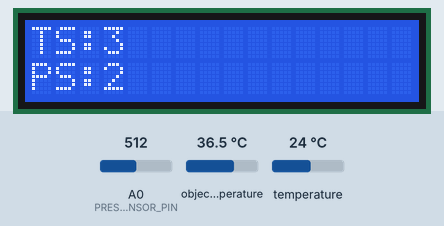
This sketch was run on a simulated ESP8266 (Wemos D1 mini). Shown: 16×2 character LCD. The test bench sets the inputs (shaded band); at power-on: object temperature 36.5 °C, A0 (PRESSURE_SENSOR_PIN) = 512, temperature 24 °C. WiFi joins after 1.5 s; servers stay silent unless stated; uploads are accepted with an empty reply; what the sketch prints to the serial monitor is not drawn.

Above: at 5.6 s.
5.7 s: object temperature set to 20 °C
At 9.3 s:
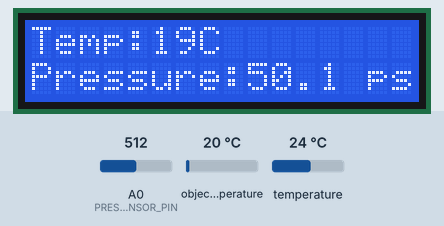
10.5 s: A0 (PRESSURE_SENSOR_PIN) set to 306
At 13.3 s:
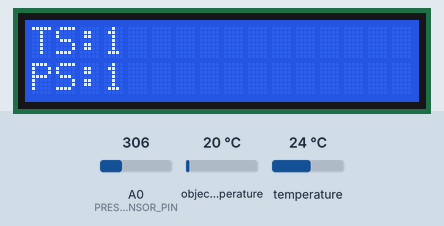
14.4 s: object temperature set to 26 °C
At 17.9 s:
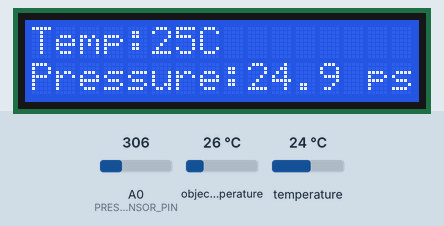
18.4 s: A0 (PRESSURE_SENSOR_PIN) set to 716
At 21.9 s:
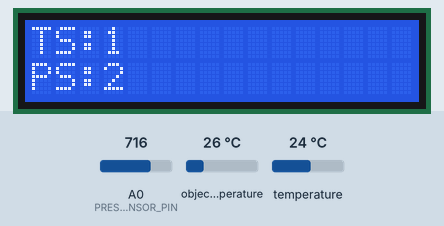
22.3 s: object temperature set to 32 °C
At 25.3 s:
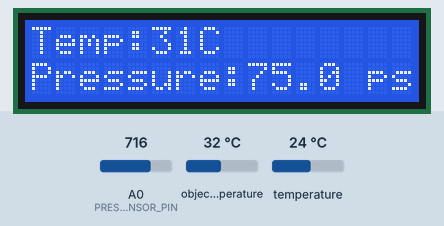
26.2 s: A0 (PRESSURE_SENSOR_PIN) set to 931
At 29.4 s:
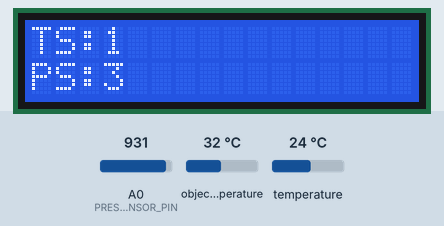
Timing chart, 0 to 30.9 s (numbered marks = the images above; inputs shaded):
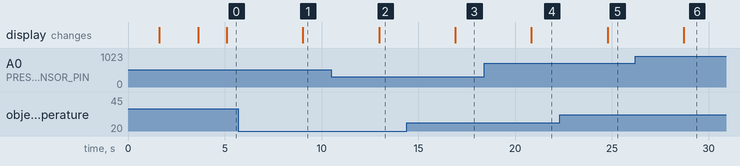

The sketch:

maintenance_kompressor.ino
```cpp
#include <Wire.h>
#include <LiquidCrystal_I2C.h>
#include <ESP8266WiFi.h>
#include <WiFiClientSecure.h>
#include <Adafruit_MLX90614.h>
#include <math.h>

// Pressure sensor pin
#define PRESSURE_SENSOR_PIN A0 // Connect Pressure Sensor OUT pin to A0 (Analog Input) on WeMos D1 R2

// WiFi credentials
const char* ssid = "Fauzi Surya Fazri";
const char* password = "123456789";

// Google Apps Script endpoint
const char* host = "script.google.com";
const int httpsPort = 443;
const char* googleScriptId = "AKfycbzkb6DMZmEyOoM5edeVdXy31ixg6HB5ZUobKO2H7-dggW87dcoPQH6lQmED7bxNtm58iw";

// SHA1 fingerprint of the certificate
const char* fingerprint = "A9:52:08:E0:FC:37:B4:6B:5F:CF:C5:AB:C4:10:C7:D6:00:4D:DC:69";

// I2C pins for WeMos D1 R2
#define I2C_SDA_PIN D2
#define I2C_SCL_PIN D1

// Create instances
Adafruit_MLX90614 mlx = Adafruit_MLX90614();
LiquidCrystal_I2C lcd(0x27, 16, 2);
WiFiClientSecure client;

// Variables for display control
unsigned long previousMillis = 0;
const long interval = 2000; // Interval for switching display (2 seconds)
int displayState = 0;

// Pressure sensor constants
const int pressureZero = 102.4;
const int pressureMax = 921.6;
const int pressuretransducermaxPSI = 100;

void setup() {
    Serial.begin(9600);

    // Initialize the LCD
    lcd.init();
    lcd.backlight();
    lcd.clear();
    lcd.setCursor(0, 0);
    lcd.print("Monitoring");
    lcd.setCursor(0, 1);
    lcd.print("Suhu & Tekanan");

    // Initialize I2C with specified pins
    Wire.begin(I2C_SDA_PIN, I2C_SCL_PIN);

    // Connect to WiFi
    Serial.println();
    Serial.println("Connecting to WiFi...");
    WiFi.begin(ssid, password);

    while (WiFi.status() != WL_CONNECTED) {
        delay(500);
        Serial.print(".");
    }

    Serial.println("");
    Serial.println("WiFi connected");
    Serial.println("IP address: ");
    Serial.println(WiFi.localIP());

    lcd.clear();
    lcd.setCursor(0, 0);
    lcd.print("WiFi Connected");
    lcd.setCursor(0, 1);
    lcd.print("IP:");
    lcd.print(WiFi.localIP());
    delay(2000);
    lcd.clear();

    // Initialize MLX90614 sensor
    if (!mlx.begin()) {
        Serial.println("Error connecting to MLX90614 sensor. Check wiring.");
        while (1);
    }
}

void loop() {
    // Read temperature from MLX90614
    float ambientTemp = mlx.readAmbientTempC();
    float objectTemp = mlx.readObjectTempC();

    int Temperature = (int)objectTemp;

    // Read pressure from Pressure Sensor
    float pressureValue = analogRead(PRESSURE_SENSOR_PIN);
    float pressure = ((pressureValue - pressureZero) * pressuretransducermaxPSI) / (pressureMax - pressureZero);

    int tempStatus = getStatus(Temperature, 33, 35);
    int pressureStatus = getStatus(pressure, 50, 100);

    if (isnan(objectTemp)) {
        Serial.println("Failed to read from MLX90614 sensor!");
        lcd.clear();
        lcd.setCursor(0, 0);
        lcd.print("Sensor Error");
    } else {
        Serial.print("Temperature: ");
        Serial.print(Temperature);
        Serial.print(" °C\tPressure: ");
        Serial.print(pressure);
        Serial.print(" psi\tTemp Status: ");
        Serial.print(tempStatus);
        Serial.print("\tPressure Status: ");
        Serial.println(pressureStatus);

        sendData(Temperature, pressure, tempStatus, pressureStatus);

        // Update display based on the interval
        unsigned long currentMillis = millis();
        if (currentMillis - previousMillis >= interval) {
            previousMillis = currentMillis;
            displayState = (displayState + 1) % 2;

            lcd.clear();
            if (displayState == 0) {
                lcd.setCursor(0, 0);
                lcd.print("Temp:");
                lcd.print(Temperature);
                lcd.print("C");
                lcd.setCursor(0, 1);
                lcd.print("Pressure:");
                lcd.print(pressure, 1);
                lcd.print(" psi");
            } else {
                lcd.setCursor(0, 0);
                lcd.print("TS:");
                lcd.print(tempStatus);
                lcd.setCursor(0, 1);
                lcd.print("PS:");
                lcd.print(pressureStatus);
            }
        }
    }

    delay(500);
}

int getStatus(float value, float min, float max) {
    if (value < min) {
        return 1; // tidak stabil
    } else if (value > max) {
        return 3; // tidak layak pakai
    } else {
        return 2; // stabil
    }
}

void sendData(int Temperature, float Pressure, int tempStatus, int pressureStatus) {
    Serial.print("Connecting to ");
    Serial.println(host);

    client.setFingerprint(fingerprint);

    if (!client.connect(host, httpsPort)) {
        Serial.println("Connection failed");
        return;
    }

    String string_Temperature = String(Temperature, DEC);
    String string_Pressure = String(Pressure, 1);
    String string_tempStatus = String(tempStatus, DEC);
    String string_pressureStatus = String(pressureStatus, DEC);
    String url = "/macros/s/" + String(googleScriptId) + "/exec?Temperature=" + string_Temperature + "&Pressure=" + string_Pressure + "&TempStatus=" + string_tempStatus + "&PressureStatus=" + string_pressureStatus;

    Serial.print("Requesting URL: ");
    Serial.println(url);

    client.print(String("GET ") + url + " HTTP/1.1\r\n" +
                 "Host: " + host + "\r\n" +
                 "User-Agent: BuildFailureDetectorESP8266\r\n" +
                 "Connection: close\r\n\r\n");

    Serial.println("Request sent");

    while (client.connected()) {
        String line = client.readStringUntil('\n');
        if (line == "\r") {
            Serial.println("Headers received");
            break;
        }
    }

    String line = client.readStringUntil('\n');
    if (line.startsWith("{\"state\":\"success\"")) {
        Serial.println("ESP8266/Arduino CI successful!");
    } else {
        Serial.println("ESP8266/Arduino CI has failed");
    }
    Serial.println("Reply was ");
    Serial.println("==========");
    Serial.println(line);
    Serial.println("==========");
    Serial.println("Closing connection");

}
```

Measured:
- after the input at 5.7 s, the display: changes after 3.3 s (image 1)
- after the input at 10.5 s, the display: changes after 2.5 s (image 2)
- after the input at 14.4 s, the display: changes after 2.5 s (image 3)
- after the input at 18.4 s, the display: changes after 2.4 s (image 4)
- after the input at 22.3 s, the display: changes after 2.5 s (image 5)
- after the input at 26.2 s, the display: changes after 2.5 s (image 6)
